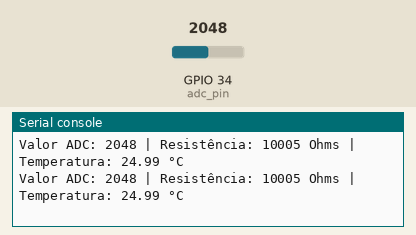
A program run on a simulated ESP32 board running MicroPython. On the bench: the last lines printed to the serial console. Wiring (from the project's diagram.json): NTC temperature sensor on GPIO 34. The inputs (shaded band) are chosen by the test bench; at power-on: GPIO 34 (adc_pin) = 2048 (analog values on the 0–4095 scale).

Above: at 1.2 s.
1.3 s: GPIO 34 (adc_pin) set to 2866
At 2.6 s:
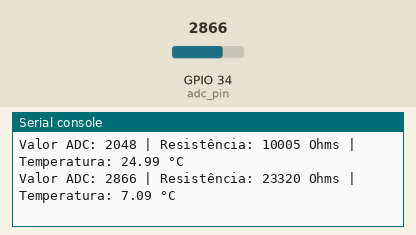
2.8 s: GPIO 34 (adc_pin) set to 3603
At 3.8 s:
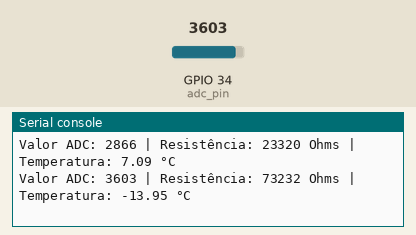
Timing chart, 0 to 5.8 s (numbered marks = the images above; inputs shaded):
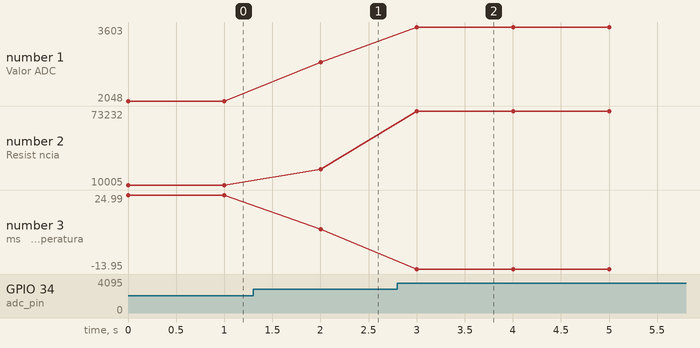

Measured:
- after the input at 1.3 s, the serial console: prints a new line after 0.70 s (image 1)
- after the input at 2.8 s, the serial console: prints a new line after 0.20 s (image 2)
- plotted number 1: 2048 → 2866 after the input at 1.3 s, 2866 → 3603 after the input at 2.8 s
- plotted number 2: 10005 → 23320 after the input at 1.3 s, 23320 → 73232 after the input at 2.8 s
- plotted number 3: 24.99 → 7.09 after the input at 1.3 s, 7.09 → -13.95 after the input at 2.8 s

The program:

main.py
```python
from machine import Pin, ADC
from math import log
import time

adc_pin = ADC(Pin(34))
adc_pin.atten(ADC.ATTN_11DB)

R_DIVISOR = 10000
R_NOMINAL = 10000
TEMP_NOMINAL_K = 298.15
BETA = 3950

while True:
  valor_adc = adc_pin.read()
  tensao = (valor_adc / 4095) * 3.3

  if tensao == 3.3:
     resistencia_ntc = 0.00001
  else:
     resistencia_ntc = (tensao * R_DIVISOR) / (3.3 - tensao)

    # Fórmula: 1/T = 1/T₀ + (1/β) * ln(R/R₀)
    # Reorganizando: T = 1 / ( (1/T₀) + (1/β) * ln(R/R₀) )
  temp_kelvin = 1 / ( (1 / TEMP_NOMINAL_K) + (1 / BETA) * log(resistencia_ntc / R_NOMINAL) )

    # Converte de Kelvin para Celsius
  temp_celsius = temp_kelvin - 273.15

  print(f"Valor ADC: {valor_adc} | Resistência: {resistencia_ntc:.0f} Ohms | Temperatura: {temp_celsius:.2f} °C")

    # Aguarda um segundo antes da próxima leitura
  time.sleep(1)
```
